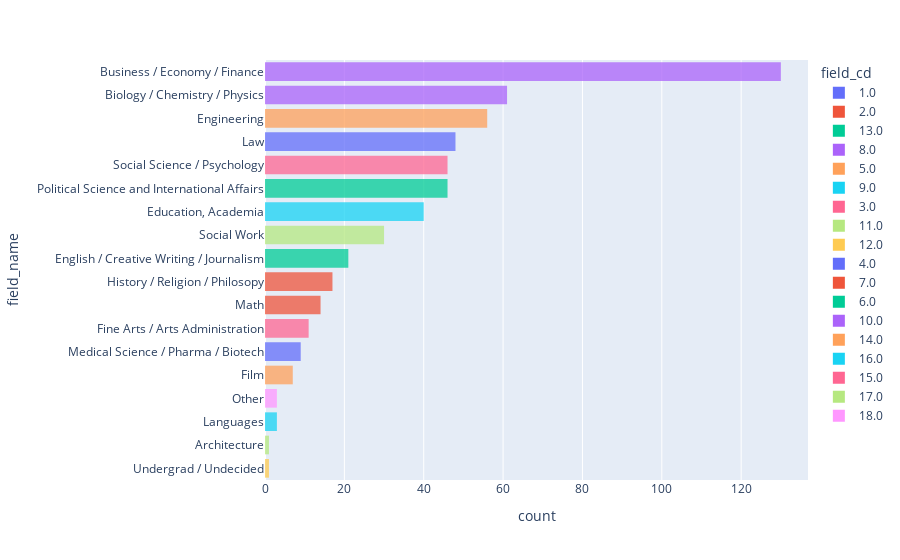

Here is the notebook cell this chart was saved with:
### Code cell
import plotly.express as px
fig = px.histogram(df_iid, y="field_name", color = "field_cd", opacity = 0.75).update_yaxes(categoryorder = "total ascending")
fig.show()

### Figure 1 — Plotly figure (JSON) as saved in the notebook; plotly's stock layout.template omitted (floating-point values rounded to 4 significant figures; data arrays with more than 128 entries replaced by an {"elided": "..."} marker saying what was removed)
{"data": [{"alignmentgroup": "True", "bingroup": "y", "hovertemplate": "field_cd=1.0<br>count=%{x}<br>field_name=%{y}<extra></extra>", "legendgroup": "1.0", "marker": {"color": "#636efa", "opacity": 0.75, "pattern": {"shape": ""}}, "name": "1.0", "offsetgroup": "1.0", "orientation": "h", "showlegend": true, "type": "histogram", "xaxis": "x", "y": ["Law", "Law", "Law", "Law", "Law", "Law", "Law", "Law", "Law", "Law", "Law", "Law", "Law", "Law", "Law", "Law", "Law", "Law", "Law", "Law", "Law", "Law", "Law", "Law", "Law", "Law", "Law", "Law", "Law", "Law", "Law", "Law", "Law", "Law", "Law", "Law", "Law", "Law", "Law", "Law", "Law", "Law", "Law", "Law", "Law", "Law", "Law", "Law"], "yaxis": "y"}, {"alignmentgroup": "True", "bingroup": "y", "hovertemplate": "field_cd=2.0<br>count=%{x}<br>field_name=%{y}<extra></extra>", "legendgroup": "2.0", "marker": {"color": "#EF553B", "opacity": 0.75, "pattern": {"shape": ""}}, "name": "2.0", "offsetgroup": "2.0", "orientation": "h", "showlegend": true, "type": "histogram", "xaxis": "x", "y": ["Math", "Math", "Math", "Math", "Math", "Math", "Math", "Math", "Math", "Math", "Math", "Math", "Math", "Math"], "yaxis": "y"}, {"alignmentgroup": "True", "bingroup": "y", "hovertemplate": "field_cd=13.0<br>count=%{x}<br>field_name=%{y}<extra></extra>", "legendgroup": "13.0", "marker": {"color": "#00cc96", "opacity": 0.75, "pattern": {"shape": ""}}, "name": "13.0", "offsetgroup": "13.0", "orientation": "h", "showlegend": true, "type": "histogram", "xaxis": "x", "y": ["Political Science and International Affairs", "Political Science and International Affairs", "Political Science and International Affairs", "Political Science and International Affairs", "Political Science and International Affairs", "Political Science and International Affairs", "Political Science and International Affairs", "Political Science and International Affairs", "Political Science and International Affairs", "Political Science and International Affairs", "Political Science and International Affairs", "Political Science and International Affairs", "Political Science and International Affairs", "Political Science and International Affairs", "Political Science and International Affairs", "Political Science and International Affairs", "Political Science and International Affairs", "Political Science and International Affairs", "Political Science and International Affairs", "Political Science and International Affairs", "Political Science and International Affairs", "Political Science and International Affairs", "Political Science and International Affairs", "Political Science and International Affairs", "Political Science and International Affairs", "Political Science and International Affairs", "Political Science and International Affairs", "Political Science and International Affairs", "Political Science and International Affairs", "Political Science and International Affairs", "Political Science and International Affairs", "Political Science and International Affairs", "Political Science and International Affairs", "Political Science and International Affairs", "Political Science and International Affairs", "Political Science and International Affairs", "Political Science and International Affairs", "Political Science and International Affairs", "Political Science and International Affairs", "Political Science and International Affairs", "Political Science and International Affairs", "Political Science and International Affairs", "Political Science and International Affairs", "Political Science and International Affairs", "Political Science and International Affairs", "Political Science and International Affairs"], "yaxis": "y"}, {"alignmentgroup": "True", "bingroup": "y", "hovertemplate": "field_cd=8.0<br>count=%{x}<br>field_name=%{y}<extra></extra>", "legendgroup": "8.0", "marker": {"color": "#ab63fa", "opacity": 0.75, "pattern": {"shape": ""}}, "name": "8.0", "offsetgroup": "8.0", "orientation": "h", "showlegend": true, "type": "histogram", "xaxis": "x", "y": {"elided": "130 str values"}, "yaxis": "y"}, {"alignmentgroup": "True", "bingroup": "y", "hovertemplate": "field_cd=5.0<br>count=%{x}<br>field_name=%{y}<extra></extra>", "legendgroup": "5.0", "marker": {"color": "#FFA15A", "opacity": 0.75, "pattern": {"shape": ""}}, "name": "5.0", "offsetgroup": "5.0", "orientation": "h", "showlegend": true, "type": "histogram", "xaxis": "x", "y": ["Engineering", "Engineering", "Engineering", "Engineering", "Engineering", "Engineering", "Engineering", "Engineering", "Engineering", "Engineering", "Engineering", "Engineering", "Engineering", "Engineering", "Engineering", "Engineering", "Engineering", "Engineering", "Engineering", "Engineering", "Engineering", "Engineering", "Engineering", "Engineering", "Engineering", "Engineering", "Engineering", "Engineering", "Engineering", "Engineering", "Engineering", "Engineering", "Engineering", "Engineering", "Engineering", "Engineering", "Engineering", "Engineering", "Engineering", "Engineering", "Engineering", "Engineering", "Engineering", "Engineering", "Engineering", "Engineering", "Engineering", "Engineering", "Engineering", "Engineering", "Engineering", "Engineering", "Engineering", "Engineering", "Engineering", "Engineering"], "yaxis": "y"}, {"alignmentgroup": "True", "bingroup": "y", "hovertemplate": "field_cd=9.0<br>count=%{x}<br>field_name=%{y}<extra></extra>", "legendgroup": "9.0", "marker": {"color": "#19d3f3", "opacity": 0.75, "pattern": {"shape": ""}}, "name": "9.0", "offsetgroup": "9.0", "orientation": "h", "showlegend": true, "type": "histogram", "xaxis": "x", "y": ["Education, Academia", "Education, Academia", "Education, Academia", "Education, Academia", "Education, Academia", "Education, Academia", "Education, Academia", "Education, Academia", "Education, Academia", "Education, Academia", "Education, Academia", "Education, Academia", "Education, Academia", "Education, Academia", "Education, Academia", "Education, Academia", "Education, Academia", "Education, Academia", "Education, Academia", "Education, Academia", "Education, Academia", "Education, Academia", "Education, Academia", "Education, Academia", "Education, Academia", "Education, Academia", "Education, Academia", "Education, Academia", "Education, Academia", "Education, Academia", "Education, Academia", "Education, Academia", "Education, Academia", "Education, Academia", "Education, Academia", "Education, Academia", "Education, Academia", "Education, Academia", "Education, Academia", "Education, Academia"], "yaxis": "y"}, {"alignmentgroup": "True", "bingroup": "y", "hovertemplate": "field_cd=3.0<br>count=%{x}<br>field_name=%{y}<extra></extra>", "legendgroup": "3.0", "marker": {"color": "#FF6692", "opacity": 0.75, "pattern": {"shape": ""}}, "name": "3.0", "offsetgroup": "3.0", "orientation": "h", "showlegend": true, "type": "histogram", "xaxis": "x", "y": ["Social Science / Psychology", "Social Science / Psychology", "Social Science / Psychology", "Social Science / Psychology", "Social Science / Psychology", "Social Science / Psychology", "Social Science / Psychology", "Social Science / Psychology", "Social Science / Psychology", "Social Science / Psychology", "Social Science / Psychology", "Social Science / Psychology", "Social Science / Psychology", "Social Science / Psychology", "Social Science / Psychology", "Social Science / Psychology", "Social Science / Psychology", "Social Science / Psychology", "Social Science / Psychology", "Social Science / Psychology", "Social Science / Psychology", "Social Science / Psychology", "Social Science / Psychology", "Social Science / Psychology", "Social Science / Psychology", "Social Science / Psychology", "Social Science / Psychology", "Social Science / Psychology", "Social Science / Psychology", "Social Science / Psychology", "Social Science / Psychology", "Social Science / Psychology", "Social Science / Psychology", "Social Science / Psychology", "Social Science / Psychology", "Social Science / Psychology", "Social Science / Psychology", "Social Science / Psychology", "Social Science / Psychology", "Social Science / Psychology", "Social Science / Psychology", "Social Science / Psychology", "Social Science / Psychology", "Social Science / Psychology", "Social Science / Psychology", "Social Science / Psychology"], "yaxis": "y"}, {"alignmentgroup": "True", "bingroup": "y", "hovertemplate": "field_cd=11.0<br>count=%{x}<br>field_name=%{y}<extra></extra>", "legendgroup": "11.0", "marker": {"color": "#B6E880", "opacity": 0.75, "pattern": {"shape": ""}}, "name": "11.0", "offsetgroup": "11.0", "orientation": "h", "showlegend": true, "type": "histogram", "xaxis": "x", "y": ["Social Work", "Social Work", "Social Work", "Social Work", "Social Work", "Social Work", "Social Work", "Social Work", "Social Work", "Social Work", "Social Work", "Social Work", "Social Work", "Social Work", "Social Work", "Social Work", "Social Work", "Social Work", "Social Work", "Social Work", "Social Work", "Social Work", "Social Work", "Social Work", "Social Work", "Social Work", "Social Work", "Social Work", "Social Work", "Social Work"], "yaxis": "y"}, {"alignmentgroup": "True", "bingroup": "y", "hovertemplate": "field_cd=12.0<br>count=%{x}<br>field_name=%{y}<extra></extra>", "legendgroup": "12.0", "marker": {"color": "#FECB52", "opacity": 0.75, "pattern": {"shape": ""}}, "name": "12.0", "offsetgroup": "12.0", "orientation": "h", "showlegend": true, "type": "histogram", "xaxis": "x", "y": ["Undergrad / Undecided"], "yaxis": "y"}, {"alignmentgroup": "True", "bingroup": "y", "hovertemplate": "field_cd=4.0<br>count=%{x}<br>field_name=%{y}<extra></extra>", "legendgroup": "4.0", "marker": {"color": "#636efa", "opacity": 0.75, "pattern": {"shape": ""}}, "name": "4.0", "offsetgroup": "4.0", "orientation": "h", "showlegend": true, "type": "histogram", "xaxis": "x", "y": ["Medical Science / Pharma / Biotech", "Medical Science / Pharma / Biotech", "Medical Science / Pharma / Biotech", "Medical Science / Pharma / Biotech", "Medical Science / Pharma / Biotech", "Medical Science / Pharma / Biotech", "Medical Science / Pharma / Biotech", "Medical Science / Pharma / Biotech", "Medical Science / Pharma / Biotech"], "yaxis": "y"}, {"alignmentgroup": "True", "bingroup": "y", "hovertemplate": "field_cd=7.0<br>count=%{x}<br>field_name=%{y}<extra></extra>", "legendgroup": "7.0", "marker": {"color": "#EF553B", "opacity": 0.75, "pattern": {"shape": ""}}, "name": "7.0", "offsetgroup": "7.0", "orientation": "h", "showlegend": true, "type": "histogram", "xaxis": "x", "y": ["History / Religion / Philosopy", "History / Religion / Philosopy", "History / Religion / Philosopy", "History / Religion / Philosopy", "History / Religion / Philosopy", "History / Religion / Philosopy", "History / Religion / Philosopy", "History / Religion / Philosopy", "History / Religion / Philosopy", "History / Religion / Philosopy", "History / Religion / Philosopy", "History / Religion / Philosopy", "History / Religion / Philosopy", "History / Religion / Philosopy", "History / Religion / Philosopy", "History / Religion / Philosopy", "History / Religion / Philosopy"], "yaxis": "y"}, {"alignmentgroup": "True", "bingroup": "y", "hovertemplate": "field_cd=6.0<br>count=%{x}<br>field_name=%{y}<extra></extra>", "legendgroup": "6.0", "marker": {"color": "#00cc96", "opacity": 0.75, "pattern": {"shape": ""}}, "name": "6.0", "offsetgroup": "6.0", "orientation": "h", "showlegend": true, "type": "histogram", "xaxis": "x", "y": ["English / Creative Writing / Journalism", "English / Creative Writing / Journalism", "English / Creative Writing / Journalism", "English / Creative Writing / Journalism", "English / Creative Writing / Journalism", "English / Creative Writing / Journalism", "English / Creative Writing / Journalism", "English / Creative Writing / Journalism", "English / Creative Writing / Journalism", "English / Creative Writing / Journalism", "English / Creative Writing / Journalism", "English / Creative Writing / Journalism", "English / Creative Writing / Journalism", "English / Creative Writing / Journalism", "English / Creative Writing / Journalism", "English / Creative Writing / Journalism", "English / Creative Writing / Journalism", "English / Creative Writing / Journalism", "English / Creative Writing / Journalism", "English / Creative Writing / Journalism", "English / Creative Writing / Journalism"], "yaxis": "y"}, {"alignmentgroup": "True", "bingroup": "y", "hovertemplate": "field_cd=10.0<br>count=%{x}<br>field_name=%{y}<extra></extra>", "legendgroup": "10.0", "marker": {"color": "#ab63fa", "opacity": 0.75, "pattern": {"shape": ""}}, "name": "10.0", "offsetgroup": "10.0", "orientation": "h", "showlegend": true, "type": "histogram", "xaxis": "x", "y": ["Biology / Chemistry / Physics", "Biology / Chemistry / Physics", "Biology / Chemistry / Physics", "Biology / Chemistry / Physics", "Biology / Chemistry / Physics", "Biology / Chemistry / Physics", "Biology / Chemistry / Physics", "Biology / Chemistry / Physics", "Biology / Chemistry / Physics", "Biology / Chemistry / Physics", "Biology / Chemistry / Physics", "Biology / Chemistry / Physics", "Biology / Chemistry / Physics", "Biology / Chemistry / Physics", "Biology / Chemistry / Physics", "Biology / Chemistry / Physics", "Biology / Chemistry / Physics", "Biology / Chemistry / Physics", "Biology / Chemistry / Physics", "Biology / Chemistry / Physics", "Biology / Chemistry / Physics", "Biology / Chemistry / Physics", "Biology / Chemistry / Physics", "Biology / Chemistry / Physics", "Biology / Chemistry / Physics", "Biology / Chemistry / Physics", "Biology / Chemistry / Physics", "Biology / Chemistry / Physics", "Biology / Chemistry / Physics", "Biology / Chemistry / Physics", "Biology / Chemistry / Physics", "Biology / Chemistry / Physics", "Biology / Chemistry / Physics", "Biology / Chemistry / Physics", "Biology / Chemistry / Physics", "Biology / Chemistry / Physics", "Biology / Chemistry / Physics", "Biology / Chemistry / Physics", "Biology / Chemistry / Physics", "Biology / Chemistry / Physics", "Biology / Chemistry / Physics", "Biology / Chemistry / Physics", "Biology / Chemistry / Physics", "Biology / Chemistry / Physics", "Biology / Chemistry / Physics", "Biology / Chemistry / Physics", "Biology / Chemistry / Physics", "Biology / Chemistry / Physics", "Biology / Chemistry / Physics", "Biology / Chemistry / Physics", "Biology / Chemistry / Physics", "Biology / Chemistry / Physics", "Biology / Chemistry / Physics", "Biology / Chemistry / Physics", "Biology / Chemistry / Physics", "Biology / Chemistry / Physics", "Biology / Chemistry / Physics", "Biology / Chemistry / Physics", "Biology / Chemistry / Physics", "Biology / Chemistry / Physics", "Biology / Chemistry / Physics"], "yaxis": "y"}, {"alignmentgroup": "True", "bingroup": "y", "hovertemplate": "field_cd=14.0<br>count=%{x}<br>field_name=%{y}<extra></extra>", "legendgroup": "14.0", "marker": {"color": "#FFA15A", "opacity": 0.75, "pattern": {"shape": ""}}, "name": "14.0", "offsetgroup": "14.0", "orientation": "h", "showlegend": true, "type": "histogram", "xaxis": "x", "y": ["Film", "Film", "Film", "Film", "Film", "Film", "Film"], "yaxis": "y"}, {"alignmentgroup": "True", "bingroup": "y", "hovertemplate": "field_cd=16.0<br>count=%{x}<br>field_name=%{y}<extra></extra>", "legendgroup": "16.0", "marker": {"color": "#19d3f3", "opacity": 0.75, "pattern": {"shape": ""}}, "name": "16.0", "offsetgroup": "16.0", "orientation": "h", "showlegend": true, "type": "histogram", "xaxis": "x", "y": ["Languages", "Languages", "Languages"], "yaxis": "y"}, {"alignmentgroup": "True", "bingroup": "y", "hovertemplate": "field_cd=15.0<br>count=%{x}<br>field_name=%{y}<extra></extra>", "legendgroup": "15.0", "marker": {"color": "#FF6692", "opacity": 0.75, "pattern": {"shape": ""}}, "name": "15.0", "offsetgroup": "15.0", "orientation": "h", "showlegend": true, "type": "histogram", "xaxis": "x", "y": ["Fine Arts / Arts Administration", "Fine Arts / Arts Administration", "Fine Arts / Arts Administration", "Fine Arts / Arts Administration", "Fine Arts / Arts Administration", "Fine Arts / Arts Administration", "Fine Arts / Arts Administration", "Fine Arts / Arts Administration", "Fine Arts / Arts Administration", "Fine Arts / Arts Administration", "Fine Arts / Arts Administration"], "yaxis": "y"}, {"alignmentgroup": "True", "bingroup": "y", "hovertemplate": "field_cd=17.0<br>count=%{x}<br>field_name=%{y}<extra></extra>", "legendgroup": "17.0", "marker": {"color": "#B6E880", "opacity": 0.75, "pattern": {"shape": ""}}, "name": "17.0", "offsetgroup": "17.0", "orientation": "h", "showlegend": true, "type": "histogram", "xaxis": "x", "y": ["Architecture"], "yaxis": "y"}, {"alignmentgroup": "True", "bingroup": "y", "hovertemplate": "field_cd=18.0<br>count=%{x}<br>field_name=%{y}<extra></extra>", "legendgroup": "18.0", "marker": {"color": "#FF97FF", "opacity": 0.75, "pattern": {"shape": ""}}, "name": "18.0", "offsetgroup": "18.0", "orientation": "h", "showlegend": true, "type": "histogram", "xaxis": "x", "y": ["Other", "Other", "Other"], "yaxis": "y"}], "layout": {"barmode": "relative", "legend": {"title": {"text": "field_cd"}, "tracegroupgap": 0}, "margin": {"t": 60}, "xaxis": {"anchor": "y", "domain": [0, 1], "title": {"text": "count"}}, "yaxis": {"anchor": "x", "categoryorder": "total ascending", "domain": [0, 1], "title": {"text": "field_name"}}}}
